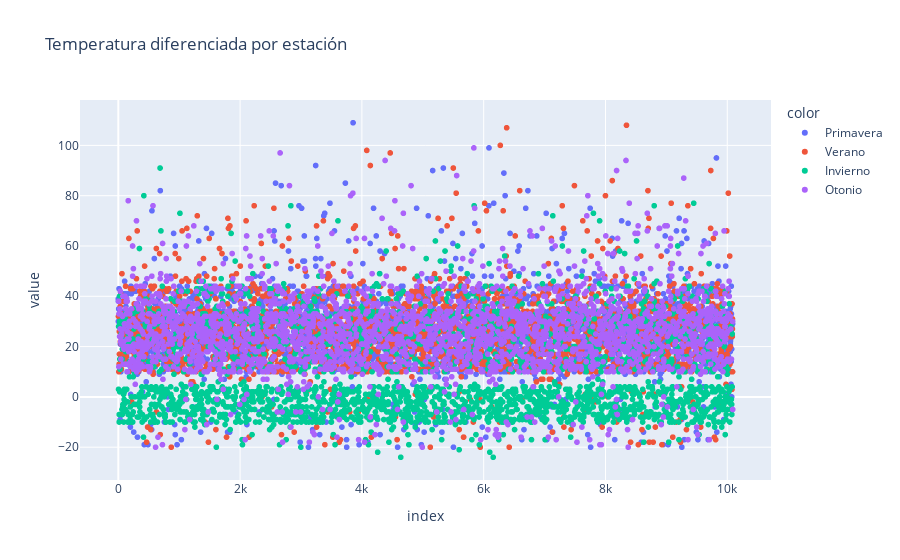

Here is the notebook cell this chart was saved with:
### Code cell
px.scatter(df_renamed['Temperatura'], color=df_renamed['Estacion'], title='Temperatura diferenciada por estación')

### Figure 1 — Plotly figure (JSON) as saved in the notebook; plotly's stock layout.template omitted (floating-point values rounded to 4 significant figures; data arrays with more than 128 entries replaced by an {"elided": "..."} marker saying what was removed)
{"data": [{"hovertemplate": "color=Primavera<br>index=%{x}<br>value=%{y}<extra></extra>", "legendgroup": "Primavera", "marker": {"color": "#636efa", "symbol": "circle"}, "mode": "markers", "name": "Primavera", "showlegend": true, "type": "scattergl", "x": {"elided": "2598 int values"}, "xaxis": "x", "y": {"elided": "2598 int values"}, "yaxis": "y"}, {"hovertemplate": "color=Verano<br>index=%{x}<br>value=%{y}<extra></extra>", "legendgroup": "Verano", "marker": {"color": "#EF553B", "symbol": "circle"}, "mode": "markers", "name": "Verano", "showlegend": true, "type": "scattergl", "x": {"elided": "2492 int values"}, "xaxis": "x", "y": {"elided": "2492 int values"}, "yaxis": "y"}, {"hovertemplate": "color=Invierno<br>index=%{x}<br>value=%{y}<extra></extra>", "legendgroup": "Invierno", "marker": {"color": "#00cc96", "symbol": "circle"}, "mode": "markers", "name": "Invierno", "showlegend": true, "type": "scattergl", "x": {"elided": "2500 int values"}, "xaxis": "x", "y": {"elided": "2500 int values"}, "yaxis": "y"}, {"hovertemplate": "color=Otonio<br>index=%{x}<br>value=%{y}<extra></extra>", "legendgroup": "Otonio", "marker": {"color": "#ab63fa", "symbol": "circle"}, "mode": "markers", "name": "Otonio", "showlegend": true, "type": "scattergl", "x": {"elided": "2500 int values"}, "xaxis": "x", "y": {"elided": "2500 int values"}, "yaxis": "y"}], "layout": {"legend": {"title": {"text": "color"}, "tracegroupgap": 0}, "title": {"text": "Temperatura diferenciada por estación"}, "xaxis": {"anchor": "y", "domain": [0, 1], "title": {"text": "index"}}, "yaxis": {"anchor": "x", "domain": [0, 1], "title": {"text": "value"}}}}
